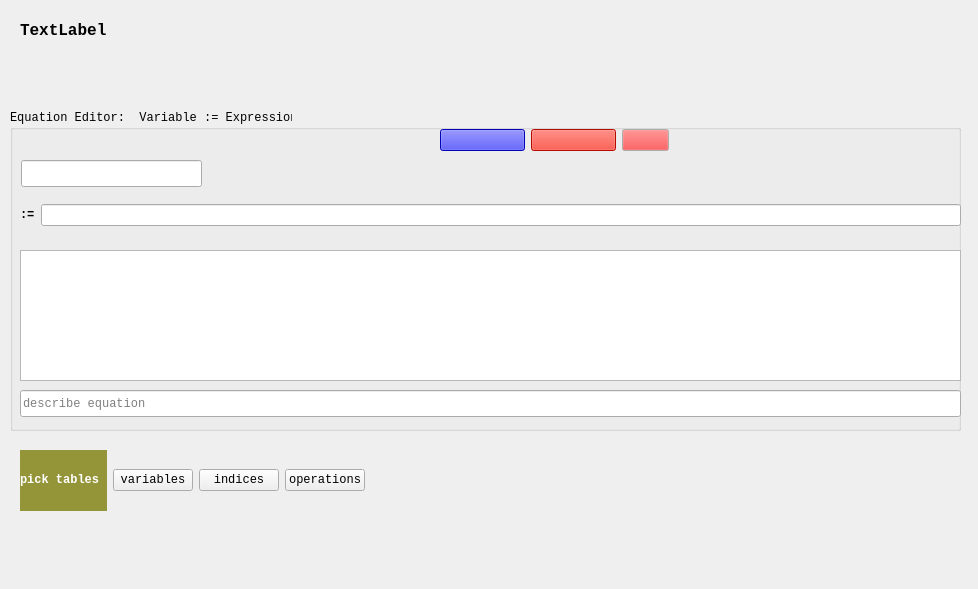
<?xml version="1.0" encoding="UTF-8"?>
<ui version="4.0">
 <class>Form</class>
 <widget class="QWidget" name="Form">
  <property name="windowModality">
   <enum>Qt::WindowModal</enum>
  </property>
  <property name="geometry">
   <rect>
    <x>0</x>
    <y>0</y>
    <width>978</width>
    <height>589</height>
   </rect>
  </property>
  <property name="font">
   <font>
    <family>Consolas</family>
   </font>
  </property>
  <property name="windowTitle">
   <string>Form</string>
  </property>
  <property name="toolTip">
   <string/>
  </property>
  <widget class="QGroupBox" name="groupEquationEditor">
   <property name="geometry">
    <rect>
     <x>10</x>
     <y>110</y>
     <width>951</width>
     <height>321</height>
    </rect>
   </property>
   <property name="toolTip">
    <string>Equation editor</string>
   </property>
   <property name="title">
    <string>Equation Editor:  Variable := Expression</string>
   </property>
   <widget class="QLineEdit" name="lineNewVariable">
    <property name="geometry">
     <rect>
      <x>11</x>
      <y>50</y>
      <width>181</width>
      <height>27</height>
     </rect>
    </property>
    <property name="toolTip">
     <string>variable field</string>
    </property>
   </widget>
   <widget class="QWidget" name="layoutWidget">
    <property name="geometry">
     <rect>
      <x>430</x>
      <y>0</y>
      <width>229</width>
      <height>61</height>
     </rect>
    </property>
    <layout class="QHBoxLayout" name="horizontalLayout_2">
     <item>
      <widget class="QPushButton" name="pushAccept">
       <property name="minimumSize">
        <size>
         <width>85</width>
         <height>0</height>
        </size>
       </property>
       <property name="maximumSize">
        <size>
         <width>85</width>
         <height>16777215</height>
        </size>
       </property>
       <property name="toolTip">
        <string>puts things in place and closes equation editor</string>
       </property>
       <property name="styleSheet">
        <string notr="true">background-color: rgb(0, 0, 255);
color :rgb(255, 255, 255)</string>
       </property>
       <property name="text">
        <string/>
       </property>
      </widget>
     </item>
     <item>
      <widget class="QPushButton" name="pushDeleteEquation">
       <property name="minimumSize">
        <size>
         <width>85</width>
         <height>0</height>
        </size>
       </property>
       <property name="maximumSize">
        <size>
         <width>85</width>
         <height>16777215</height>
        </size>
       </property>
       <property name="styleSheet">
        <string notr="true">background-color: rgb(255, 17, 0);
color:rgb(255, 255, 255)</string>
       </property>
       <property name="text">
        <string/>
       </property>
      </widget>
     </item>
     <item>
      <widget class="QPushButton" name="pushCancel">
       <property name="palette">
        <palette>
         <active>
          <colorrole role="Button">
           <brush brushstyle="SolidPattern">
            <color alpha="255">
             <red>239</red>
             <green>41</green>
             <blue>41</blue>
            </color>
           </brush>
          </colorrole>
         </active>
         <inactive>
          <colorrole role="Button">
           <brush brushstyle="SolidPattern">
            <color alpha="255">
             <red>239</red>
             <green>41</green>
             <blue>41</blue>
            </color>
           </brush>
          </colorrole>
         </inactive>
         <disabled>
          <colorrole role="Button">
           <brush brushstyle="SolidPattern">
            <color alpha="255">
             <red>239</red>
             <green>41</green>
             <blue>41</blue>
            </color>
           </brush>
          </colorrole>
         </disabled>
        </palette>
       </property>
       <property name="toolTip">
        <string>reset closes equation editor clears alias table</string>
       </property>
       <property name="text">
        <string/>
       </property>
      </widget>
     </item>
    </layout>
   </widget>
   <widget class="QWidget" name="layoutWidget">
    <property name="geometry">
     <rect>
      <x>10</x>
      <y>90</y>
      <width>941</width>
      <height>30</height>
     </rect>
    </property>
    <layout class="QHBoxLayout" name="horizontalLayout_5">
     <item>
      <widget class="QLabel" name="label">
       <property name="font">
        <font>
         <family>Consolas</family>
         <weight>75</weight>
         <bold>true</bold>
        </font>
       </property>
       <property name="text">
        <string>:=</string>
       </property>
      </widget>
     </item>
     <item>
      <widget class="QLineEdit" name="lineExpression">
       <property name="font">
        <font>
         <family>Consolas</family>
        </font>
       </property>
       <property name="toolTip">
        <string>equation editor field -- press return when finished</string>
       </property>
      </widget>
     </item>
    </layout>
   </widget>
  </widget>
  <widget class="QLabel" name="labelQuestion">
   <property name="geometry">
    <rect>
     <x>1080</x>
     <y>-470</y>
     <width>41</width>
     <height>41</height>
    </rect>
   </property>
   <property name="font">
    <font>
     <family>Consolas</family>
     <pointsize>20</pointsize>
    </font>
   </property>
   <property name="toolTip">
    <string>Variable equation editor
Generates new variables and equations
Resulting bipartite graph (variable|equation) must be complete before ontology can be used
predefined variables: t, dt, t0</string>
   </property>
   <property name="autoFillBackground">
    <bool>false</bool>
   </property>
   <property name="styleSheet">
    <string notr="true">background-color: rgb(255, 17, 0);</string>
   </property>
   <property name="text">
    <string>?</string>
   </property>
   <property name="alignment">
    <set>Qt::AlignCenter</set>
   </property>
  </widget>
  <widget class="QLabel" name="labelNetwork">
   <property name="geometry">
    <rect>
     <x>20</x>
     <y>10</y>
     <width>741</width>
     <height>41</height>
    </rect>
   </property>
   <property name="font">
    <font>
     <family>Consolas</family>
     <pointsize>12</pointsize>
     <weight>75</weight>
     <bold>true</bold>
    </font>
   </property>
   <property name="text">
    <string>TextLabel</string>
   </property>
  </widget>
  <widget class="QWidget" name="layoutWidget">
   <property name="geometry">
    <rect>
     <x>20</x>
     <y>450</y>
     <width>941</width>
     <height>61</height>
    </rect>
   </property>
   <layout class="QHBoxLayout" name="horizontalLayout_4">
    <item>
     <layout class="QHBoxLayout" name="horizontalLayout_3">
      <item>
       <widget class="QLabel" name="label_2">
        <property name="toolTip">
         <string>Pick tables</string>
        </property>
        <property name="styleSheet">
         <string notr="true">background-color: rgb(148, 148, 56);
color :rgb(255, 255, 255)</string>
        </property>
        <property name="text">
         <string>&lt;html&gt;&lt;head/&gt;&lt;body&gt;&lt;p&gt;&lt;span style=&quot; font-weight:600;&quot;&gt;  pick tables  &lt;/span&gt;&lt;/p&gt;&lt;/body&gt;&lt;/html&gt;</string>
        </property>
        <property name="scaledContents">
         <bool>false</bool>
        </property>
        <property name="margin">
         <number>10</number>
        </property>
       </widget>
      </item>
      <item>
       <widget class="QPushButton" name="pushPickVariables">
        <property name="toolTip">
         <string>pick variable table</string>
        </property>
        <property name="text">
         <string>variables</string>
        </property>
       </widget>
      </item>
      <item>
       <widget class="QPushButton" name="pushPickIndices">
        <property name="toolTip">
         <string>pick index table</string>
        </property>
        <property name="text">
         <string>indices</string>
        </property>
       </widget>
      </item>
      <item>
       <widget class="QPushButton" name="pushPickOperations">
        <property name="toolTip">
         <string>pick operations</string>
        </property>
        <property name="text">
         <string>operations</string>
        </property>
       </widget>
      </item>
     </layout>
    </item>
    <item>
     <spacer name="horizontalSpacer">
      <property name="orientation">
       <enum>Qt::Horizontal</enum>
      </property>
      <property name="sizeHint" stdset="0">
       <size>
        <width>40</width>
        <height>20</height>
       </size>
      </property>
     </spacer>
    </item>
    <item>
     <layout class="QHBoxLayout" name="horizontalLayout"/>
    </item>
   </layout>
  </widget>
  <widget class="QLineEdit" name="lineDocumentation">
   <property name="geometry">
    <rect>
     <x>20</x>
     <y>390</y>
     <width>941</width>
     <height>27</height>
    </rect>
   </property>
   <property name="text">
    <string/>
   </property>
   <property name="placeholderText">
    <string>describe equation</string>
   </property>
  </widget>
  <widget class="QTextBrowser" name="textBrowser">
   <property name="geometry">
    <rect>
     <x>20</x>
     <y>250</y>
     <width>941</width>
     <height>131</height>
    </rect>
   </property>
  </widget>
  <zorder>layoutWidget</zorder>
  <zorder>labelNetwork</zorder>
  <zorder>groupEquationEditor</zorder>
  <zorder>labelQuestion</zorder>
  <zorder>lineDocumentation</zorder>
  <zorder>textBrowser</zorder>
 </widget>
 <resources/>
 <connections>
  <connection>
   <sender>lineNewVariable</sender>
   <signal>editingFinished()</signal>
   <receiver>lineExpression</receiver>
   <slot>setFocus()</slot>
   <hints>
    <hint type="sourcelabel">
     <x>111</x>
     <y>173</y>
    </hint>
    <hint type="destinationlabel">
     <x>485</x>
     <y>173</y>
    </hint>
   </hints>
  </connection>
  <connection>
   <sender>lineExpression</sender>
   <signal>editingFinished()</signal>
   <receiver>lineDocumentation</receiver>
   <slot>setFocus()</slot>
   <hints>
    <hint type="sourcelabel">
     <x>485</x>
     <y>173</y>
    </hint>
    <hint type="destinationlabel">
     <x>380</x>
     <y>353</y>
    </hint>
   </hints>
  </connection>
  <connection>
   <sender>lineDocumentation</sender>
   <signal>editingFinished()</signal>
   <receiver>lineExpression</receiver>
   <slot>setFocus()</slot>
   <hints>
    <hint type="sourcelabel">
     <x>380</x>
     <y>353</y>
    </hint>
    <hint type="destinationlabel">
     <x>485</x>
     <y>173</y>
    </hint>
   </hints>
  </connection>
 </connections>
</ui>
